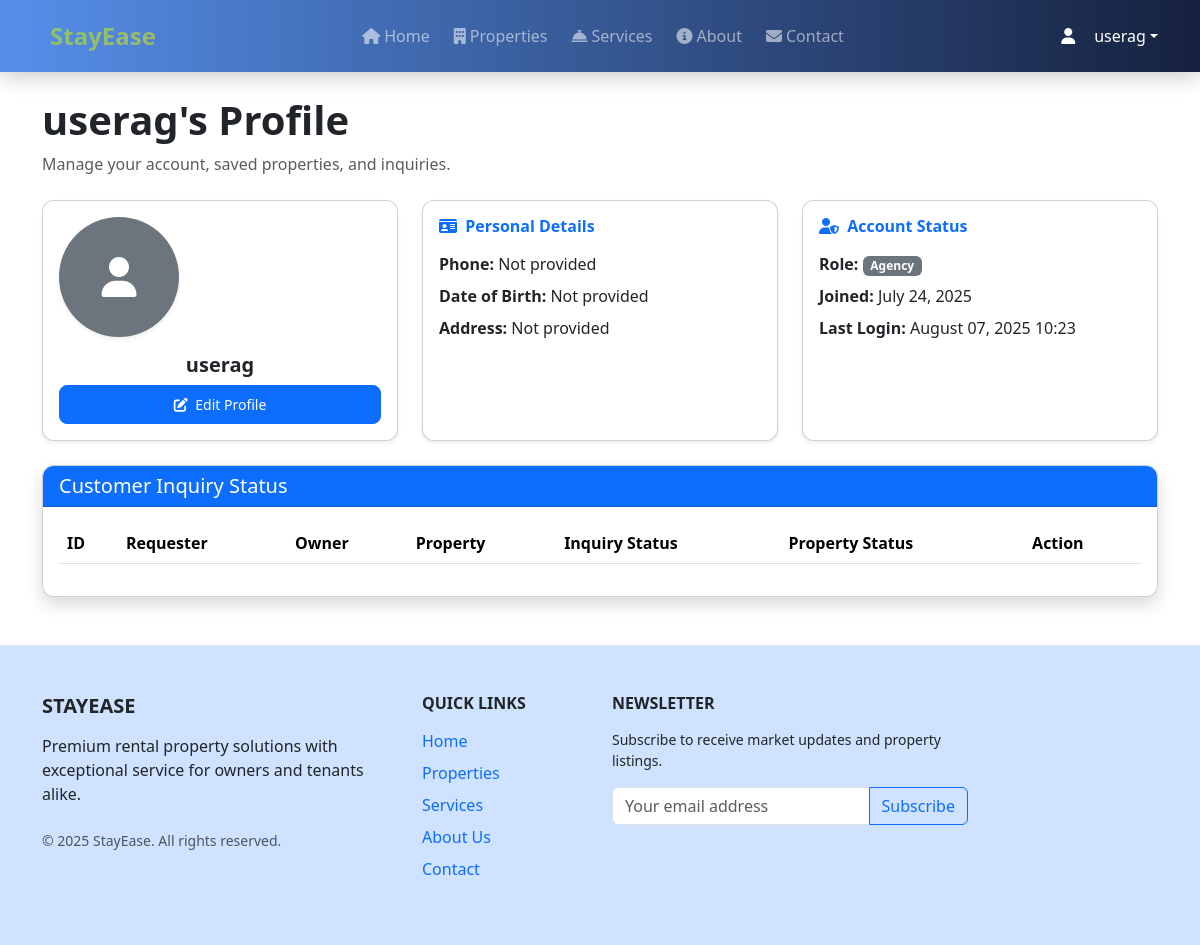
/porfile/ (signed in), run on an earlier commit of the app's database.
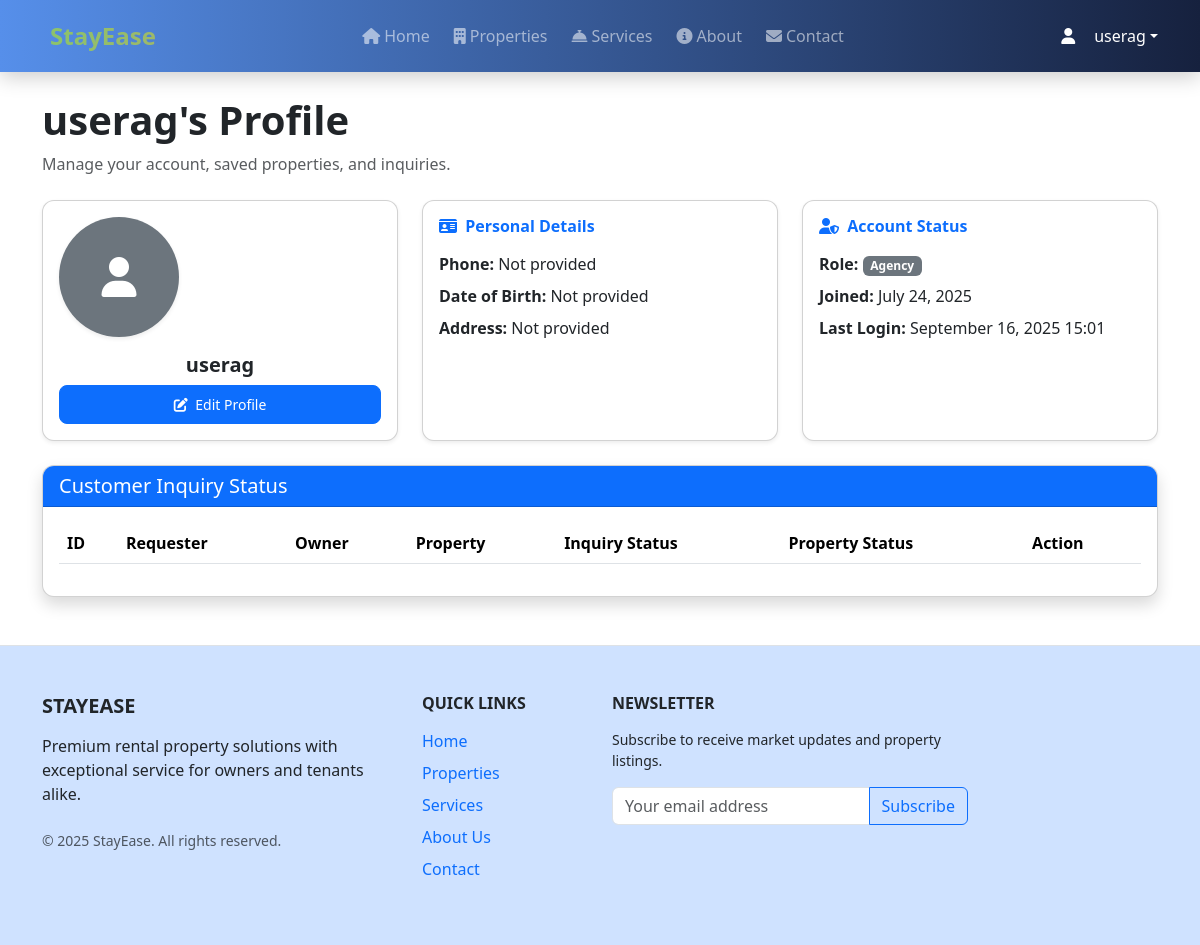
And on a later commit of the database.
### myapp/models.py (models this page shows, shortened)
class CustomUser(AbstractUser):
    ROLE_CHOICES = (
        ('ADMIN', 'Administrator'),
        ('CUSTOMER', 'Customer'),
        ('AGENCY', 'Agency'),
    )
    role = models.CharField(max_length=20, choices=ROLE_CHOICES, default='CUSTOMER')
    created_at = models.DateTimeField(auto_now_add=True)
    updated_at = models.DateTimeField(auto_now=True)

class CustomerProfile(models.Model):
    user = models.OneToOneField(CustomUser, on_delete=models.CASCADE, related_name='customer_profile')
    customer_full_name = models.CharField(max_length=100)
    phone = models.CharField(max_length=15,blank=True,null=True)
    email = models.EmailField(blank=True,null=True)
    date_of_birth = models.DateField(null=True, blank=True)
    profile_photo = models.ImageField(upload_to='customer_profiles/', blank=True)
    address = models.TextField(blank=True)

### myapp/views.py (the view, shortened to what this page needs)
# urls.py: path('porfile/',views.ProfileView.as_view(),name='profile'),
class ProfileView(View):
    def get(self, request):
        if not request.user.is_authenticated:
            messages.warning(request, 'Please login to view your profile')
            return redirect('login')
        customer_profile, _ = CustomerProfile.objects.get_or_create(user=request.user)
        form = CustomerProfileForm(instance=customer_profile)
        sp_list = SaveProperty.objects.filter(user=request.user)
        customer_inquiry = Inquiry.objects.filter(customer=request.user)
        save_property_list = SaveProperty.objects.filter(user=request.user).values_list('property_id', flat=True)
        saved_porperties = SaveProperty.objects.filter(user = request.user)
        rented_inquiries = Inquiry.objects.filter(
        customer=request.user,
        is_approved=True,
        is_purchased=True,
        property__status='RENTED'
    ).select_related('property')
        return render(request, 'profile.html', {
            'form': form,
            'sp_list': sp_list,
            'customer_inquiry': customer_inquiry,
            'save_property_list':save_property_list,
            'saved_porperties':saved_porperties,
            'rented_inquiries':rented_inquiries
        })

### myapp/form.py
class CustomerProfileForm(forms.ModelForm):
    class Meta:
        model = CustomerProfile
        fields = [
            'customer_full_name',
            'phone',
            'email',
            'date_of_birth',
            'profile_photo',
            'address'
        ]
        widgets = {
            'customer_full_name': forms.TextInput(attrs={'class': 'form-control'}),
            'phone': forms.TextInput(attrs={'class': 'form-control'}),
            'email': forms.EmailInput(attrs={'class': 'form-control'}),
            'date_of_birth': forms.DateInput(attrs={'type': 'date', 'class': 'form-control'}),
            'profile_photo': forms.ClearableFileInput(attrs={'class': 'form-control'}),
            'address': forms.Textarea(attrs={'class': 'form-control', 'rows': 3}),
        }

### templates/profile.html (shortened to what this page needs)
{% extends 'base.html' %}
{% load static %}
{% block content %}
{% include 'base/nav-bar.html' %}
<div class="container py-4">
    <div class="mb-4">
        <h1 class="fw-bold">{{ user.username }}'s Profile</h1>
        <p class="text-muted">Manage your account, saved properties, and inquiries.</p>
    </div>
    <div class="row g-4 mb-4">
        <div class="col-md-4">
            <div class="card shadow-sm h-100 text-center p-3">
                {% if user.customer_profile.profile_photo %}
                    <img src="{{ user.customer_profile.profile_photo.url }}"
                        class="rounded-circle mb-3 shadow-sm"
                        style="width:120px;height:120px;object-fit:cover;">
                {% else %}
                    <div class="bg-secondary rounded-circle mb-3 d-flex align-items-center justify-content-center shadow-sm"
                        style="width:120px;height:120px;">
                        <i class="fas fa-user text-white fs-1"></i>
                    </div>
                {% endif %}
                <h5 class="fw-bold mb-0">{{ user.customer_profile.customer_full_name|default:user.username }}</h5>
                <button class="btn btn-primary btn-sm w-100" data-bs-toggle="modal" data-bs-target="#editProfileModal">
                    <i class="fas fa-edit me-1"></i> Edit Profile
                </button>
            </div>
        </div>
        <div class="col-md-4">
            <div class="card shadow-sm h-100 p-3">
                <h6 class="fw-bold text-primary mb-3"><i class="fas fa-id-card me-1"></i> Personal Details</h6>
                <p class="mb-2"><strong>Phone:</strong> {{ user.customer_profile.phone|default:"Not provided" }}</p>
                <p class="mb-2"><strong>Date of Birth:</strong> {{ user.customer_profile.date_of_birth|date:"F d, Y"|default:"Not provided" }}</p>
                <p class="mb-0"><strong>Address:</strong> {{ user.customer_profile.address|default:"Not provided" }}</p>
            </div>
        </div>
        <div class="col-md-4">
            <div class="card shadow-sm h-100 p-3">
                <h6 class="fw-bold text-primary mb-3"><i class="fas fa-user-shield me-1"></i> Account Status</h6>
                <p class="mb-2"><strong>Role:</strong> <span class="badge bg-secondary">{{ user.get_role_display }}</span></p>
                <p class="mb-2"><strong>Joined:</strong> {{ user.date_joined|date:"F d, Y" }}</p>
                <p class="mb-0"><strong>Last Login:</strong> {{ user.last_login|date:"F d, Y H:i" }}</p>
            </div>
        </div>
    </div>
    <div class="card shadow mb-4">
        <div class="card-header bg-primary text-white">
            <h2 class="h5 mb-0">Customer Inquiry Status</h2>
        </div>
        <div class="card-body table-responsive">
            <table class="table align-middle">
                <thead>
                    <tr>
                        <th>ID</th>
                        <th>Requester</th>
                        <th>Owner</th>
                        <th>Property</th>
                        <th>Inquiry Status</th>
                        <th>Property Status</th>
                        <th>Action</th>
                    </tr>
                </thead>
            </table>
        </div>
    </div>
</div>
{% include 'base/footer.html' %}
{% endblock %}

### templates/base/nav-bar.html (shortened to what this page needs)
{% load static %}
<nav class="navbar navbar-expand-lg navbar-dark sticky-top">
    <div class="container">
        <a class="navbar-brand d-flex align-items-center" href="{% url 'index' %}">
            <span class="fw-bold fs-4 text-gradient">StayEase</span>
        </a>
        <div class="collapse navbar-collapse" id="navbarNav">
            <ul class="navbar-nav mx-auto">
                <li class="nav-item"><a class="nav-link position-relative" href="{% url 'index' %}"><i class="fas fa-home me-1"></i>Home</a></li>
                <li class="nav-item"><a class="nav-link position-relative" href="{% url 'property' %}"><i class="fas fa-building me-1"></i>Properties</a></li>
                <li class="nav-item"><a class="nav-link position-relative" href="{% url 'service' %}"><i class="fas fa-concierge-bell me-1"></i>Services</a></li>
                <li class="nav-item"><a class="nav-link position-relative" href="{% url 'about' %}"><i class="fas fa-info-circle me-1"></i>About</a></li>
                <li class="nav-item"><a class="nav-link position-relative" href="{% url 'contact' %}"><i class="fas fa-envelope me-1"></i>Contact</a></li>
            </ul>
            <div class="d-flex align-items-center ms-lg-3">
                <div class="dropdown">
                    {% if user.is_authenticated %}
                    <a href="#" class="d-flex align-items-center text-white text-decoration-none dropdown-toggle"
                       id="userDropdown" data-bs-toggle="dropdown" aria-expanded="false">
                        <div class="avatar bg-gradient-success me-2"><i class="fas fa-user"></i></div>
                        <span class="d-none d-lg-inline">{{ user.username }}</span>
                    </a>
                    {% else %}
                    <div class="btn-group">
                        <a href="{% url 'login_user' %}" class="btn btn-outline-light me-2"><i class="fas fa-sign-in-alt me-2"></i>Log In</a>
                        <a href="{% url 'register_user' %}" class="btn btn-primary"><i class="fas fa-user-plus me-2"></i>Sign Up</a>
                    </div>
                    {% endif %}
                </div>
            </div>
        </div>
    </div>
</nav>

What changed in the data, as far as the page shows it:
changed CustomUser "userag": last_login "August 07, 2025 10:23" → "September 16, 2025 15:01"
